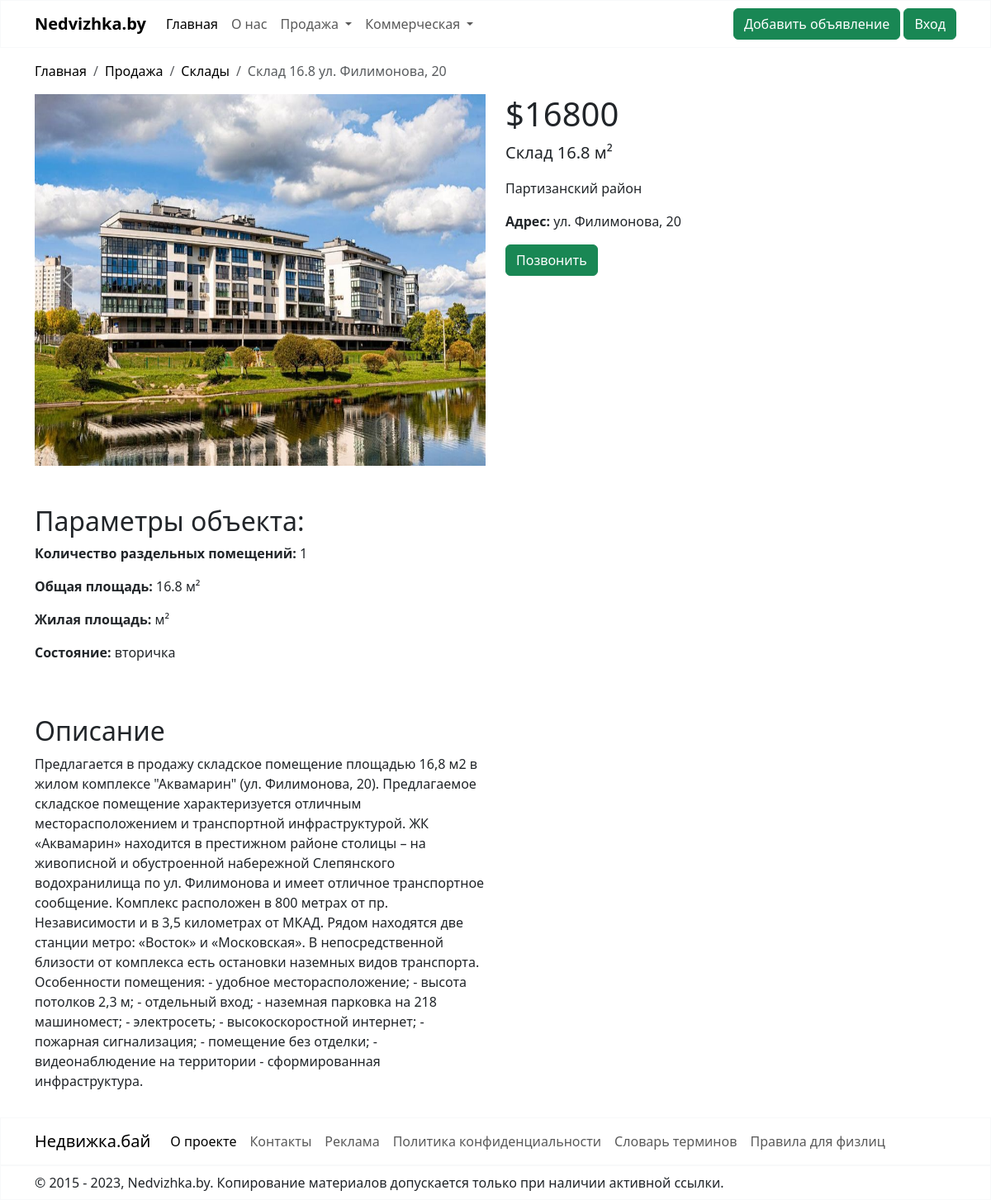
/sale/warehouse/1/, run on the app's committed database.
### sale/models.py (models this page shows)
class Realty(models.Model):
    address = models.CharField(max_length=100)
    district = models.CharField(choices=DISTRICT, max_length=40, blank=True)
    subway = models.CharField(choices=SUBWAY, max_length=50, blank=True)
    description = models.CharField(max_length=4000)
    total_area = models.FloatField(validators=[MinValueValidator(10)])
    facilities = models.CharField(max_length=2000, blank=True)
    condition = models.CharField(choices=CONDITION, max_length=20)
    renovation = models.CharField(choices=RENOVATION, max_length=20)
    price = models.PositiveIntegerField(validators=[MinValueValidator(1)])
    image = models.ImageField(null=True, blank=True, upload_to="images")
    image_2 = models.ImageField(null=True, blank=True, upload_to="images")
    image_3 = models.ImageField(null=True, blank=True, upload_to="images")
    image_4 = models.ImageField(null=True, blank=True, upload_to="images")
    image_5 = models.ImageField(null=True, blank=True, upload_to="images")
    creator = models.ForeignKey(User, on_delete=models.CASCADE, default=1)
    is_moderated = models.BooleanField(default=False)
    class Meta:
        abstract = True

class Warehouse(Realty):
    number_of_separate_premises = models.PositiveIntegerField(
        validators=[MinValueValidator(1)])  # Валидатор для количества отдельных помещений
    condition = models.CharField(max_length=20, choices=CONDITION, blank=True)
    renovation = None

### sale/views.py (the view)
# urls.py: path('warehouse/<int:pk>/', WarehouseDetailView.as_view(), name='warehouse'),
class WarehouseDetailView(DetailView):
    model = Warehouse
    template_name = "warehousedetailview.html"
    def get(self, request, *args, **kwargs):
        self.object = self.get_object()
        context = self.get_context_data(object=self.object)
        return self.render_to_response(context)

### sale/templates/warehousedetailview.html (shortened to what this page needs)
{% extends "base.html" %}
{% block content %}
    <div class="container-md mt-3 mb-3">
        <nav aria-label="breadcrumb">
            <ol class="breadcrumb">
                <li class="breadcrumb-item"><a style="text-decoration: none; color: black;" href="{% url "nedvizhka" %}">Главная</a></li>
                <li class="breadcrumb-item"><a style="text-decoration: none; color: black;" href="#">Продажа</a></li>
                <li class="breadcrumb-item"><a style="text-decoration: none; color: black;" href="{% url "warehouse" %}">Склады</a>
                </li>
                <li class="breadcrumb-item active"
                    aria-current="page">Склад {{ warehouse.total_area }} {{ warehouse.address }}</li>
            </ol>
        </nav>
    </div>
    <div class="container-md mt-3 mb-3">
        <div class="row">
            <div class="col-md-6">
                <div id="carouselExample" class="carousel slide">
                    <div class="carousel-inner">
                        {% if warehouse.image %}
                            <div class="carousel-item active">
                                <img src="{{ warehouse.image.url }}" class="d-block w-100" alt="..."
                                     style="width: 100%; height: 450px">
                            </div>
                        {% endif %}
                    </div>
                    <button class="carousel-control-prev" type="button" data-bs-target="#carouselExample"
                            data-bs-slide="prev">
                        <span class="carousel-control-prev-icon" aria-hidden="true"></span>
                    </button>
                    <button class="carousel-control-next" type="button" data-bs-target="#carouselExample"
                            data-bs-slide="next">
                        <span class="carousel-control-next-icon" aria-hidden="true"></span>
                    </button>
                </div>
            </div>
            <div class="col-md-3">
                <h1>${{ warehouse.price }}</h1>
                <p class="lead">Cклад {{ warehouse.total_area }} м²</p>
                {% if warehouse.district %}
                    <p>{{ warehouse.get_district_display }} район</p>
                {% endif %}
                <p><strong>Адрес:</strong> {{ warehouse.address }}</p>
                <button type="button" class="btn btn-success" data-bs-toggle="modal" data-bs-target="#exampleModal">
                    Позвонить
                </button>
            </div>
        </div>
        <div class="row mt-5">
            <div class="col-md-6">
                 <h2>Параметры объекта:</h2>
                <p><strong>Количество раздельных помещений:</strong> {{ warehouse.number_of_separate_premises }}</p>
                <p><strong>Общая площадь:</strong> {{ warehouse.total_area }} м²</p>
                <p><strong>Жилая площадь:</strong> {{ warehouse.living_area }} м²</p>
                <p><strong>Состояние:</strong> {{ warehouse.get_condition_display }}</p>
            </div>
        </div>
        <div class="row mt-5">
            <div class="col-md-6">
                <h2>Описание</h2>
                <p>{{ warehouse.description }}</p>
            </div>
        </div>
    </div>
{% endblock %}

### data on the page
Warehouse: total_area "16.8", address "ул. Филимонова, 20", image (picture), price "16800", district "Партизанский", number_of_separate_premises "1", condition "вторичка", description "Предлагается в продажу складское помещение площадью 16,8 м2 в жилом комплексе \"Аквамарин\" (ул. Филимонова, 20). Предлагаемое складское помещение характеризуется отличным месторасположением и транспортной инфраструктурой. ЖК «Аквамарин» находится в престижном районе столицы – на живописной и обустроенной набережной Слепянского водохранилища по ул. Филимонова и имеет отличное транспортное сообщение. Комплекс расположен в 800 метрах от пр. Независимости и в 3,5 километрах от МКАД. Рядом находятся две станции метро: «Восток» и «Московская». В непосредственной близости от комплекса есть остановки наземных видов транспорта. Особенности помещения: - удобное месторасположение; - высота потолков 2,3…"
